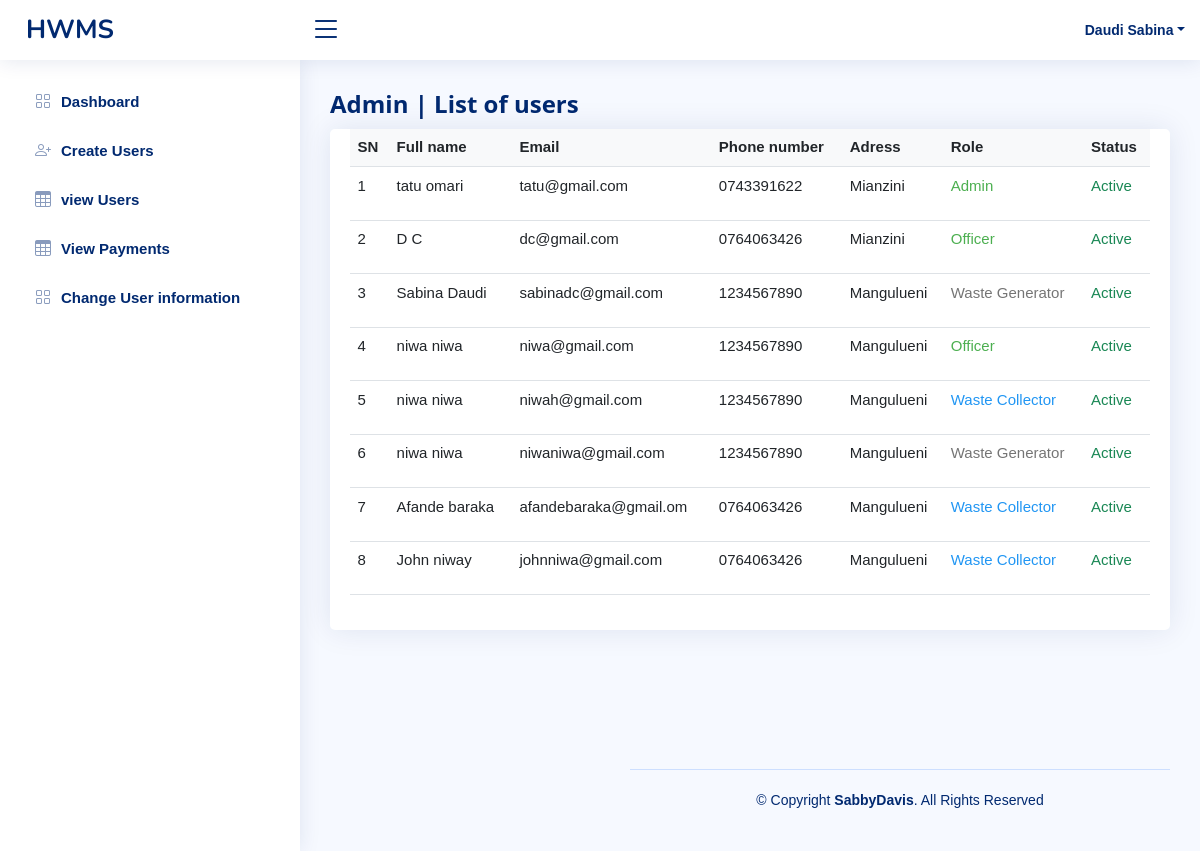
The page /admin/users.php (signed in) on the database its author committed.
### tables this page shows
CREATE TABLE IF NOT EXISTS `users` (
  `user_id` int NOT NULL AUTO_INCREMENT,
  `fname` varchar(100) NOT NULL,
  `lname` varchar(100) NOT NULL,
  `email` varchar(100) NOT NULL,
  `password` varchar(255) NOT NULL DEFAULT '$2y$10$9nynCknZcZ/IgqjGDsIog.LIux8bWUsGW6ZMW5t.SkREPcNv5zlXi',
  `address_id` int NOT NULL,
  `contact` varchar(50) NOT NULL,
  `status` int NOT NULL DEFAULT '4',
  `role_id` int NOT NULL DEFAULT '1',
  PRIMARY KEY (`user_id`),
  KEY `role_id` (`role_id`),
  KEY `address_id` (`address_id`),
  KEY `status` (`status`)
);

CREATE TABLE IF NOT EXISTS `street` (
  `id` int NOT NULL AUTO_INCREMENT,
  `name` varchar(100) NOT NULL,
  `ward_id` int NOT NULL,
  PRIMARY KEY (`id`),
  KEY `ward_id` (`ward_id`)
);

### admin/users.php (the view, shortened to what this page needs)
<?php
require_once('../app/connection.php');
$user_id = $_SESSION['id'];
if (empty($user_id)) {
	header('location:../index.php');
} else {
	$query = "select * from users where user_id =$user_id ";
	$send = mysqli_query($con, $query);
	$rows = mysqli_fetch_assoc($send);
}
?>
<!DOCTYPE html>
<html lang="en">
<head>
	<link href="../assets/vendor/bootstrap/css/bootstrap.min.css" rel="stylesheet">
	<link href="../assets/vendor/bootstrap-icons/bootstrap-icons.css" rel="stylesheet">
	<link href="../assets/vendor/boxicons/css/boxicons.min.css" rel="stylesheet">
	<link href="../assets/vendor/quill/quill.snow.css" rel="stylesheet">
	<link href="../assets/vendor/quill/quill.bubble.css" rel="stylesheet">
	<link href="../assets/vendor/remixicon/remixicon.css" rel="stylesheet">
	<link href="../assets/vendor/simple-datatables/style.css" rel="stylesheet">
	<link href="../assets/css/style.css" rel="stylesheet">
	<link rel="stylesheet" href="../assets/css/w3.css">
</head>
<body>
	<header id="header" class="header fixed-top d-flex align-items-center">
		<div class="d-flex align-items-center justify-content-between">
			<a href="index.html" class="logo d-flex align-items-center">
				<span class="d-none d-lg-block">HWMS</span>
			</a>
			<i class="bi bi-list toggle-sidebar-btn"></i>
		</div>
		<nav class="header-nav ms-auto">
			<ul class="d-flex align-items-center">
				<li class="nav-item dropdown pe-3">
					<a class="nav-link nav-profile d-flex align-items-center pe-0" href="#" data-bs-toggle="dropdown">
						<span class="d-none d-md-block dropdown-toggle ps-2"> <?php echo $rows['lname'] . " " . $rows['fname']; ?></span>
					</a>
				</li>
			</ul>
		</nav>
	</header>
	<aside id="sidebar" class="sidebar">
		<ul class="sidebar-nav" id="sidebar-nav">
			<li class="nav-item">
				<a class="nav-link collapsed" href="adminDashboard.php">
					<i class="bi bi-grid"></i>
					<span>Dashboard</span>
				</a>
			</li>
			<li class="nav-item">
				<a class="nav-link collapsed" href="add_user.php">
					<i class="bi bi-person-plus"></i>
					<span>Create Users</span>
				</a>
			</li>
			<li class="nav-item">
				<a class="nav-link collapsed" href="users.php">
					<i class="bi bi-table"></i>
					<span>view Users</span>
				</a>
			</li>
			<li class="nav-item">
				<a class="nav-link collapsed" href="payment.php">
					<i class="bi bi-table"></i>
					<span>View Payments</span>
				</a>
			</li>
			<li class="nav-item">
				<a class="nav-link collapsed" href="status_change.php">
					<i class="bi bi-grid"></i>
					<span>Change User information</span>
				</a>
			</li>
		</ul>
	</aside>
	<main id="main" class="main">
		<div class="pagetitle">
			<h1>Admin | List of users </h1>
		</div>
		<section class="section" style="height:80vh;">
			<div class="col-md-12">
				<div class="panel panel-primary filterable ">
					<section class="section">
						<div class="row">
							<div class="col-lg-12">
								<div class="card">
									<div class="card-body">
										<table class="table datatable table-responsive">
											<?php
											$select = "SELECT * FROM users ";
											$result = mysqli_query($con, $select);
											if (mysqli_num_rows($result) > 0) {
											?>
												<thead>
													<tr class="bg-light text-dark">
														<th class="">SN</th>
														<th class=" col" colspan="2">Full name</th>
														<th class="col">Email</th>
														<th class="col">Phone number</th>
														<th class="col">Adress</th>
														<th class="col"> Role</th>
														<th class="col"> Status</th>
													</tr>
												</thead>
												<tbody>
													<?php
													$sn = 1;
													while ($user = mysqli_fetch_assoc($result)) {
														$fname = $user['fname'];
														$lname = $user['lname'];
														$email = $user['email'];
														$contact = $user['contact'];
														$address_id = $user['address_id'];
														 $select_street = "select * from street where id = $address_id";
														 $result_street= mysqli_query($con, $select_street );
														 if($row = mysqli_num_rows($result_street)){
															 while($stname=mysqli_fetch_assoc($result_street)){
																 $street_name= $stname['name'];
														     }
														 }
													?>
														<tr id="<?php echo $user['user_id']; ?>" class="id" style="text-align: ;">
															<td class="col"><?php echo $sn++; ?></td>
															<td class="col" colspan="2"><?php echo $fname . " " . $lname ?> </td>
															<td class="col"><?php echo $email ?></td>
															<td class="col"><?php echo $contact ?></td>
															<td class="col"><?php echo $street_name; ?></td>
															<td class="col">
																<?php
																if ($user['role_id'] == 1) {
																?>
																	<span class="w3-text-gray">Waste Generator</span>
																<?php
																} elseif ($user['role_id'] == 2) {
																?>
																	<span class="w3-text-blue">Waste Collector</span>
																<?php
																} elseif ($user['role_id'] == 3) {
																?>
																	<span class="w3-text-green">Officer</span>
																<?php
																} elseif ($user['role_id'] == 4) {
																?>
																	<span class="w3-text-green">Admin</span>
																<?php
																}
																?>
															</td>
															<td class="col">
																<?php
																if ($user['status'] == 4) { ?>
																	<p class='w3-text text-success'>Active</p>
																<?php } elseif($user['status'] == 5) { ?>
																	<p class='w3-text w3-text-red'>In Active</p>
																<?php }
																?>
															</td>
														</tr>
												<?php
													}
												} else {
													echo "No Records";
												}
												?>
												</tbody>
										</table>
									</div>
								</div>
							</div>
						</div>
					</section>
				</div>
			</div>
		</section>
		<footer id="footer" class="footer">
			<div class="copyright">
				&copy; Copyright <strong><span>SabbyDavis</span></strong>. All Rights Reserved
			</div>
		</footer>
</body>
</html>

### assets/css/style.css (style rules this page uses)
:root { scroll-behavior: smooth; }
body { font-family: "Open Sans", sans-serif; background: #f6f9ff; color: #444444; }
a { color: #4154f1; text-decoration: none; }
h1, h2, h3, h4, h5, h6 { font-family: "Nunito", sans-serif; }
#main { margin-top: 60px; padding: 20px 30px; transition: all 0.3s; }
.pagetitle { margin-bottom: 10px; }
.pagetitle h1 { font-size: 24px; margin-bottom: 0; font-weight: 600; color: #012970; }
.card { margin-bottom: 30px; border: none; border-radius: 5px; box-shadow: 0px 0 30px rgba(1, 41, 112, 0.1); }
.card-body { padding: 0 20px 20px 20px; }
.logo { line-height: 1; }
@media (min-width: 1200px) { .logo { width: 280px; } }
.logo span { font-size: 26px; font-weight: 700; color: #012970; font-family: "Nunito", sans-serif; }
.header { transition: all 0.5s; z-index: 997; height: 60px; box-shadow: 0px 2px 20px rgba(1, 41, 112, 0.1); background-color: #fff; padding-left: 20px; }
.header .toggle-sidebar-btn { font-size: 32px; padding-left: 10px; cursor: pointer; color: #012970; }
.header-nav ul { list-style: none; }
.header-nav>ul { margin: 0; padding: 0; }
.header-nav .nav-profile { color: #012970; }
.header-nav .nav-profile span { font-size: 14px; font-weight: 600; }
.sidebar { position: fixed; top: 60px; left: 0; bottom: 0; width: 300px; z-index: 996; transition: all 0.3s; padding: 20px; overflow-y: auto; scrollbar-width: thin; scrollbar-color: #aab7cf transparent; box-shadow: 0px 0px 20px rgba(1, 41, 112, 0.1); background-color: #fff; }
@media (min-width: 1200px) { #main, #footer { margin-left: 300px; } }
.sidebar-nav { padding: 0; margin: 0; list-style: none; }
.sidebar-nav li { padding: 0; margin: 0; list-style: none; }
.sidebar-nav .nav-item { margin-bottom: 5px; }
.sidebar-nav .nav-link { display: flex; align-items: center; font-size: 15px; font-weight: 600; color: #4154f1; transition: 0.3; background: #f6f9ff; padding: 10px 15px; border-radius: 4px; }
.sidebar-nav .nav-link i { font-size: 16px; margin-right: 10px; color: #4154f1; }
.sidebar-nav .nav-link.collapsed { color: #012970; background: #fff; }
.sidebar-nav .nav-link.collapsed i { color: #899bbd; }
.footer { padding: 20px 0; font-size: 14px; transition: all 0.3s; border-top: 1px solid #cddfff; }
.footer .copyright { text-align: center; color: #012970; }

### assets/css/w3.css (style rules this page uses)
*,*:before,*:after { box-sizing:inherit }
html { -ms-text-size-adjust:100%;-webkit-text-size-adjust:100% }
body { margin:0 }
article,aside,details,figcaption,figure,footer,header,main,menu,nav,section { display:block }
a { background-color:transparent }
b,strong { font-weight:bolder }
html,body { font-family:Verdana,sans-serif;font-size:15px;line-height:1.5 }
html { overflow-x:hidden }
h1 { font-size:36px }
h1,h2,h3,h4,h5,h6 { font-family:"Segoe UI",Arial,sans-serif;font-weight:400;margin:10px 0 }
a { color:inherit }
.w3-main,#main { transition:margin-left .4s }
.w3-text-blue,.w3-hover-text-blue:hover { color:#2196F3!important }
.w3-text-green,.w3-hover-text-green:hover { color:#4CAF50!important }
.w3-text-grey,.w3-hover-text-grey:hover,.w3-text-gray,.w3-hover-text-gray:hover { color:#757575!important }

### rows shown on the page
users: lname "Daudi", fname "Sabina", email "sabinadc@gmail.com", contact "1234567890", address.name "Mangulueni", shows "Waste Generator", shows "Active"
users: fname "tatu", lname "omari", email "tatu@gmail.com", contact "0743391622", address.name "Mianzini", shows "Admin", shows "Active"
users: fname "D", lname "C", email "dc@gmail.com", contact "0764063426", address.name "Mianzini", shows "Officer", shows "Active"
users: fname "niwa", lname "niwa", email "niwa@gmail.com", contact "1234567890", address.name "Mangulueni", shows "Officer", shows "Active"
users: fname "niwa", lname "niwa", email "niwah@gmail.com", contact "1234567890", address.name "Mangulueni", shows "Waste Collector", shows "Active"
users: fname "niwa", lname "niwa", email "niwaniwa@gmail.com", contact "1234567890", address.name "Mangulueni", shows "Waste Generator", shows "Active"
users: fname "Afande", lname "baraka", email "afandebaraka@gmail.om", contact "0764063426", address.name "Mangulueni", shows "Waste Collector", shows "Active"
users: fname "John", lname "niway", email "johnniwa@gmail.com", contact "0764063426", address.name "Mangulueni", shows "Waste Collector", shows "Active"
